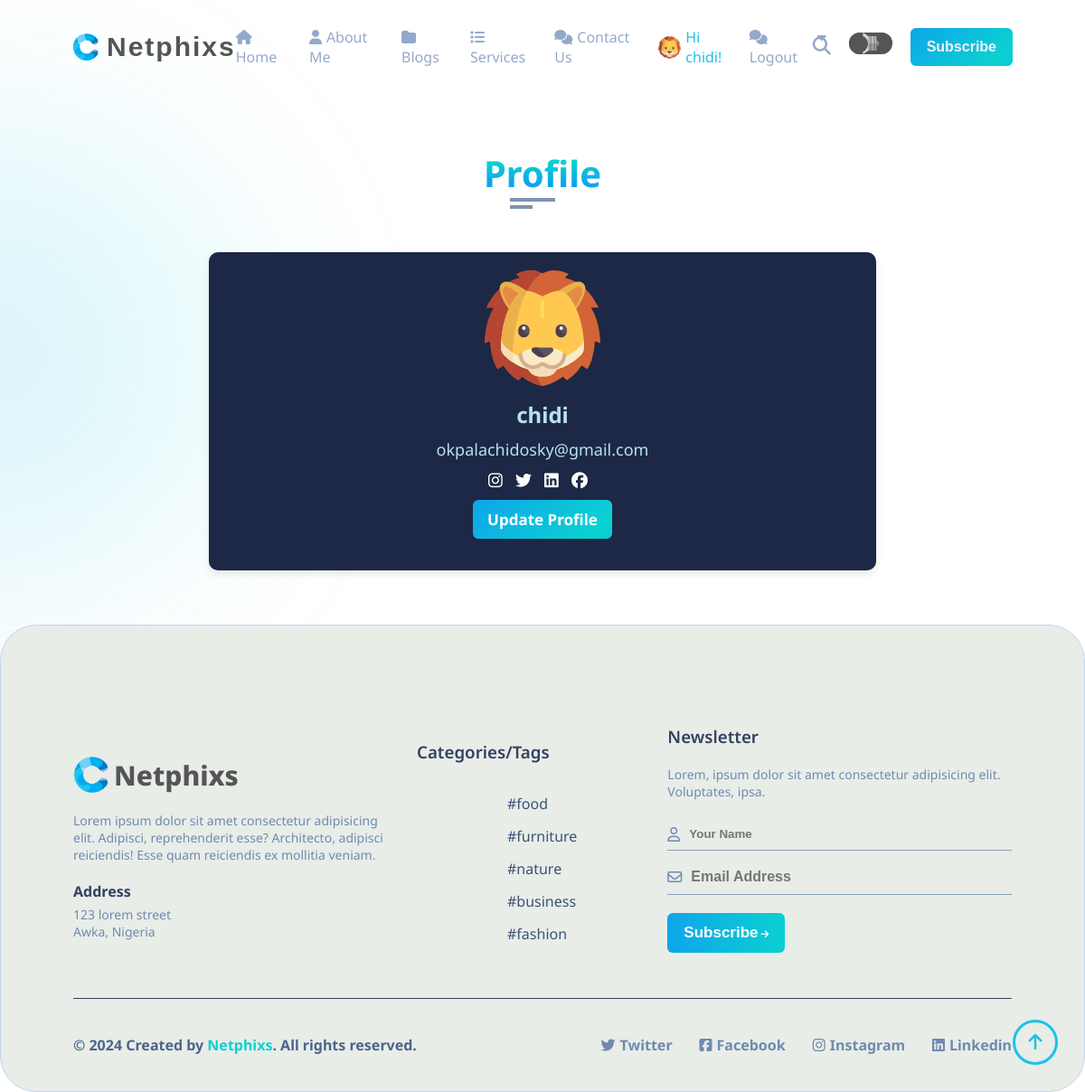
The page /profile/chidi/ (signed in) on the database its author committed.
### core/models.py (models this page shows, shortened)
class Profile(models.Model):
    user = models.OneToOneField(User, on_delete=models.CASCADE, related_name="profile")
    name = models.CharField(max_length=50, null=True, blank=True)
    email = models.EmailField(max_length=50, null=True, blank=True)
    created = models.DateField(auto_now_add=True)
    image = models.ImageField(upload_to=user_directory_path, null=True, verbose_name='Picture', blank=True,
                              default="default.jpg")

### blog/models.py (models this page shows, shortened)
class Tag(models.Model):
    title = models.CharField(max_length=255, verbose_name="Tag")
    image = models.ImageField(upload_to=user_directory_path, verbose_name="Tag Images")
    slug = models.SlugField(null=False, unique=True, default=uuid.uuid1)
    author = models.ForeignKey(User, on_delete=models.CASCADE, default=1)
    class Meta:
        verbose_name = "Tag"
        verbose_name_plural = "Tags"

### core/views.py (the view)
# urls.py: path('profile/<str:username>/', views.userProfile, name='profile'),
@login_required
def userProfile(request, username):
    tags = Tag.objects.all()
    category = Categorys.objects.all()
    user = get_object_or_404(User, username=username)
    profile = Profile.objects.get_or_create(user=user)[0]  # Get or create the profile for the user
    context = {
        'profile': profile,
        'user': user,
        'tags': tags,
        'category': category,
    }
    return render(request, 'profile.html', context)

### templates/profile.html (shortened to what this page needs)
{% extends "base.html" %}
{% load static %}
{% block header %} {% include "header.html" %} {% endblock header %}
{% block content %}
 <section class="about section " id="about">
    <div class="container">
      <div class="row bg-color">
        <div class="section-title padd-15">
          <h2>Profile</h2>
        </div>
      </div>
      <div class="row">
        <div class="cardd">
          <div class="m-b-2">
            <img class="rounded-circle account-img" id="profile-img" src="{{user.profile.image.url}}" class="img-radius" alt="User-Profile-Image">
          </div>
          <h1 id="profile-h1">{{user.username}}</h1>
          <p class="title">{{user.email }}</p>
          <div class="auth-linkz">
          <a href="#" class="auth-links"><i class="fa-brands fa-instagram"></i></a>
          <a href="#" class="auth-links"><i class="fa-brands fa-twitter"></i></a>
          <a href="#" class="auth-links"><i class="fa-brands fa-linkedin"></i></a>
          <a href="#" class="auth-links"><i class="fa-brands fa-facebook"></i></a>
        </div>
          <p>
          <a href="{% url "update-profile" %}" class="btn" id="btn-profile"  class="auth-links">
                              Update Profile
                            </a>
          </p>
        </div>
            </div>
          </div>
  </section>
{% endblock content %}
{% block footer %}{% include "footer.html" %}{% endblock footer %}

### templates/header.html (shortened to what this page needs)
{% load static %}
<header id="header">
    <nav class="container1 flex">
      <div class="logo flex">
        <div class="logoimg">
          <img src="{% static '' %}assests/images/img/logo.png" alt="" />
        </div>
        <a href="{% url "index" %}"><h1>Netphixs</h1></a>
      </div>
      <div class="navlist flex">
        <ul class="flex">
          <li><a href="{% url "index" %}" class="active"><i class="fa fa-home"></i>Home</a></li>
          <li><a href="{% url "about" %}"><i class="fa fa-user"></i>About Me</a></li>
          <li><a href="{% url "post-list" %}"><i class="fa-solid fa-folder"></i>Blogs</a></li>
          <li><a href="{% url "service" %}"><i class="fa fa-list"></i>Services</a></li>
          <li><a href="{% url "contact" %}"><i class="fa fa-comments"></i>Contact Us</a></li>
          {% if request.user.is_authenticated %}
          <li><a href="{% url 'profile' username=user.username %}" style="display: flex; align-items: center; gap: 5px;">
            <img src="{{user.profile.image.url}}" style="width: 25px; height: 25px; border-radius: 50%; " alt="" >
            <span>Hi {{user.username}}!</span>
          </a></li>
          {% endif %}
          <li class="dropdown" >
            {% if request.user.is_authenticated %}
            <a href="{% url 'logout' %}"><i class="fa fa-comments"></i>Logout</a>
            {% else %}
                <a href="{% url 'login' %}"><i class="fa fa-comments"></i>Login</a>
            {% endif %}
            <i class="fa fa-sort-desc dropdown-toggle" aria-hidden="true"></i>
          </li>
        </ul>
      </div>
      <div class="searchdarksub flex">
        <div class="searchbar">
          <i class="fa-solid fa-magnifying-glass"></i>
        </div>
        <div class="toggle-switch">
          <input
            type="checkbox"
            class="l toggle-checkbox"
            name="toggle-switch"
            id="toggleSwitch"
          />
        </div>
        <button class="btn-subs" ><a href="#footer">Subscribe</a></button>
      </div>
    </nav>
  </header>

### templates/footer.html (shortened to what this page needs)
{% load static %}
<footer class="container" id="footer">
    <section class="footersec flex">
      <div class="logofooter">
        <div class="logof">
          <a href="/" class="flex">
            <img src="{% static '' %}assests/images/img/logo.png" alt="" />
            <h1>Netphixs</h1>
          </a>
        </div>
        <p>
          Lorem ipsum dolor sit amet consectetur adipisicing elit. Adipisci,
          reprehenderit esse? Architecto, adipisci reiciendis! Esse quam
          reiciendis ex mollitia veniam.
        </p>
        <h4>Address</h4>
        <p>123 lorem street</p>
        <p>Awka, Nigeria</p>
      </div>
      <div class="categoriesfooter">
        <h3>Categories/Tags</h3>
        <div class="flex">
          <div class="catefbx">
            <ul class="catefbxa">
              {% for tag in tags|slice:":5" %}
              <li><a href="{% url "tags" tag.slug %}">#{{tag.title}}</a></li>
              {% endfor %}
          </div>
        </div>
      </div>
      <div class="newsletterfooter">
        <h3>Newsletter</h3>
        <p>
          Lorem, ipsum dolor sit amet consectetur adipisicing elit.
          Voluptates, ipsa.
        </p>
        <form action="{% url "newsletter" %}" method="POST" id="newsletter-form" class="flex">
          <div class="flex">
              <i class="fa-regular fa-user"></i>
              <input type="name" name="name" placeholder="Your Name" id="name" />
          </div>
          <div class="flex">
              <i class="fa-regular fa-envelope"></i>
              <input type="email" name="email" placeholder="Email Address" id="email" />
          </div>
          <button type="submit">
              Subscribe<i class="fa-solid fa-arrow-right"></i>
          </button>
      </form>
      </div>
    </section>
    <div class="themeauthor container flex">
      <div class="createdby">
        <h4>
          &copy; 2024 Created by
          <a href="/" target="_blank" title="">Netphixs</a>. All rights
          reserved.
        </h4>
      </div>
      <div class="social flex">
        <div class="social-icon">
          <a href="#" class="flex">
            <i class="fa-brands fa-twitter"></i>
            <h4>Twitter</h4>
          </a>
        </div>
        <div class="social-icon">
          <a href="#" class="flex">
            <i class="fa-brands fa-square-facebook"></i>
            <h4>Facebook</h4>
          </a>
        </div>
        <div class="social-icon">
          <a href="#" class="flex">
            <i class="fa-brands fa-instagram"></i>
            <h4>Instagram</h4>
          </a>
        </div>
        <div class="social-icon">
          <a href="#" class="flex">
            <i class="fa-brands fa-linkedin"></i>
            <h4>Linkedin</h4>
          </a>
        </div>
      </div>
    </div>
  </footer>
    <a class="back-to-top active" data-back-to-top aria-label="back-to-top" href="#top"><i class="fa fa-arrow-up" aria-hidden="true"></i></a>

### static/assests/css/home.css (style rules this page uses)
:root { --bg-black-900: #f2f2fc; --bg-black-100: #fdf9ff; --bg-black-50: #e8edf5; --text-black-900: #555; --text-black-700: #94a9c9; --bar-black-600: rgba(45, 46, 46, 0.35); --bar-black-500: rgba(0, 0, 0, 0.35); --bar-black-200: rgb(232, 222, 222); --bar-footer-bg: #040b14; }
* { padding: 0; margin: 0; box-sizing: border-box; }
body { font-family: Noto Sans, sans-serif; scroll-behavior: smooth; transition: 0.3s all; }
body::before, body::after { width: 500px; content: ""; z-index: -1; position: absolute; }
body::after { background: url("../images/svg/shadow-blue.svg") no-repeat 100% 0; height: 800px; left: 0; top: 0; }
.container1 { max-width: 1400px; margin: auto; justify-content: space-between; }
.container { position: relative; max-width: 1200px; margin: auto; }
a { text-decoration: none; }
li { list-style: none; }
.flex { display: flex; align-items: center; }
header { position: sticky; top: 0; padding: 30px; z-index: 9999; transition: 0.3s linear; }
header nav { position: relative; justify-content: space-between; padding: 0 50px; }
.back-to-top { position: fixed; border: 3px solid var(--skin-color); right: 30px; bottom: 30px; width: 50px; height: 50px; display: flex; align-items: center; z-index: 999; border-radius: 50%; justify-content: center; cursor: pointer; visibility: hidden; opacity: 0; transition: 0.3s all; }
.back-to-top.active { visibility: visible; opacity: 1; }
.back-to-top i { font-size: 20px; color: var(--skin-color); }
.logo { gap: 8px; }
.logoimg { width: 30px; height: 30px; }
.logoimg img { width: 100%; height: 100%; }
.logo a h1 { font-family: sans-serif; font-size: 30px; font-weight: 800; letter-spacing: 2px; color: var(--text-black-900); }
.navlist ul { gap: 20px; font-family: Noto Sans, sans-serif; display: flex; align-content: center; justify-content: space-between; }
nav { position: relative; }
.navlist ul li a { font-size: 16px; color: var(--text-black-700); display: block; gap: 10px; font-family: "Noto Sans" sans-serif, Arial; }
.navlist ul li { display: block; }
.navlist ul li .active { color: var(--skin-color); }
.navlist ul li i { margin-right: 5px; }
.padd-15 { padding-left: 10px; padding-right: 10px; }
.section-title { flex: 0 0 100%; max-width: 100%; background-color: e8e8e8; }
.section-title h2 { font-size: 40px; color: var(--text-black-900); font-weight: 700; position: relative; text-align: center; margin: 30px 0; background: linear-gradient(to top, #0ea5ea 30%, #0bd1d1 70%) 50%; -webkit-background-clip: text; -webkit-text-fill-color: transparent; }
.section-title h2::before { content: ""; height: 4px; width: 50px; background-color: #7f92b0; position: absolute; top: 100%; left: 47%; }
.section-title h2::after { content: ""; height: 4px; width: 25px; background-color: #7f92b0; position: absolute; top: 100%; left: 47%; margin-top: 8px; }
.flex { display: flex; }
.row { display: flex; flex-wrap: wrap; margin-left: -15px; margin-right: -15px; position: relative; margin-bottom: 30px; }
.btn { font-size: 16px; font-weight: 500; padding: 7.5px 15px; color: white; border-radius: 40px; display: inline-block; white-space: nowrap; border: none; background-color: var(--skin-color); transition: all 0.3s ease; }
a { cursor: pointer; }
.dropdown { display: inline-block; position: relative; }
.dropdown .dropdown-toggle { position: absolute; top: 0; right: -20px; color: var(--text-black-700); }
.btn { cursor: pointer; margin: 0 0 15px; }
.cardd { border-radius: 10px; box-shadow: 0 4px 8px rgba(0, 0, 0, 0.1); padding: 20px; text-align: center; background-color: #1c2845; width: 60%; margin: auto; margin-bottom: 30px; }
.cardd h1 { font-size: 24px; margin-bottom: 10px; margin-top: 10px; color: #b9e0f2; }
.cardd .title { color: #b9e0f2; font-size: 18px; margin-bottom: 10px; }
.auth-links { color: #fff; text-decoration: none; font-size: 18px; margin-right: 10px; transition: 0.3s all; }
.auth-linkz { margin-bottom: 10px; }
#btn-profile { padding: 10px 16px; border-radius: 6px; color: #fff; cursor: pointer; border: none; background: linear-gradient(320deg, #0ea5ea, #0bd1d1 51%, #0ea5ea) var(--x, 0) / 200%; background-color: transparent; font-size: 17px; font-weight: 700; position: relative; }

### static/assests/css/skin/color-1.css (style rules this page uses)
:root { --skin-color: #1cc2e7; }

### rows shown on the page
Tag: title "food"
Tag: title "furniture"
Tag: title "nature"
Tag: title "business"
Tag: title "fashion"

### other values the page prints
{{ user.username }} "chidi"
{{ user.email }} "okpalachidosky@gmail.com"
